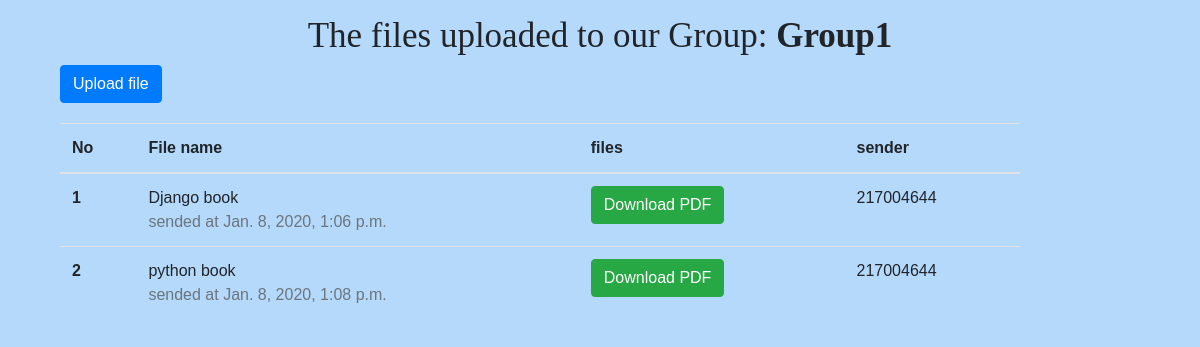
The app's page /group/1/files/ with its own data.
### depart/models.py (models this page shows, shortened)
class Group(models.Model):
    department = models.ForeignKey(Department, related_name='group', on_delete = models.CASCADE)
    group_name = models.CharField(max_length=50)
    supervisor = models.ForeignKey(Supervisor, related_name='group', on_delete=models.CASCADE)
    group_email = models.EmailField(max_length=250)
    created_at = models.DateTimeField(auto_now_add=True)

class Files(models.Model):
    sender = models.ForeignKey(settings.AUTH_USER_MODEL, related_name='file', on_delete=models.CASCADE, blank=True)
    title = models.CharField(max_length=200)
    file = models.FileField(upload_to='files/', null=False)
    created_at = models.DateTimeField(auto_now_add=True)

### depart/views.py (the view)
# urls.py: path('group/<int:pk>/files/', views.file_list, name='file_list'),
def file_list(request, pk):
    groups = Group.objects.get(pk=pk)
    files = Files.objects.all()
    return render(request, 'file.html', {'files': files, 'groups':groups})

### templates/file.html
{% extends 'bases/filebase.html' %}
{% load static %}
        {% block content %}
<h2 style="text-align: center; margin-top: 15px; font-family: 'Peralta', cursive; font-size: 35px; ">The files uploaded to
  our Group: <b>{{groups.group_name}}</b></h2>
  <p style="margin-left: 60px; margin-bottom: -10px;">
    <a href="{% url 'upload_file' groups.pk %}" class="btn btn-primary"> Upload file</a>
  </p>
        <table class="table" style="margin-left: 60px; margin-right: 40px; margin-top: 30px; width: 80%;">
                <thead>
                  <tr>
                    <th scope="col">No</th>
                    <th scope="col">File name</th>
                    <th scope="col">files</th>
                    <th scope="col">sender</th>
                  </tr>
                </thead>
                <tbody>
                  {% for file in files %}
                  <tr>
                    <th scope="row">{{file.id}}</th>
                    <td>{{file.title}}<br><span class="text-muted">sended at {{file.created_at}}</span> </td>
                    <td>
                        <a href="{{ media.files.url }}" class="btn btn-success" target="blank"> Download PDF </a>
                    </td>
                    <td>{{file.sender}}</td>
                  </tr>
                  {% endfor %}
                </tbody>
              </table>
      {% endblock %}

### static/css/style.css (style rules this page uses)
body { font-family: 'Poppins', sans-serif; background: #fafafa; }
p { font-family: 'Poppins', sans-serif; font-size: 1.1em; font-weight: 300; line-height: 1.7em; color: #999; }
a, a:hover, a:focus { color: inherit; text-decoration: none; transition: all 0.3s; }

### records on screen
Group: group_name "Group1"
Files: id "1", title "Django book", created_at "Jan. 8, 2020, 1:06 p.m.", sender "217004644"
Files: id "2", title "python book", created_at "Jan. 8, 2020, 1:08 p.m.", sender "217004644"
